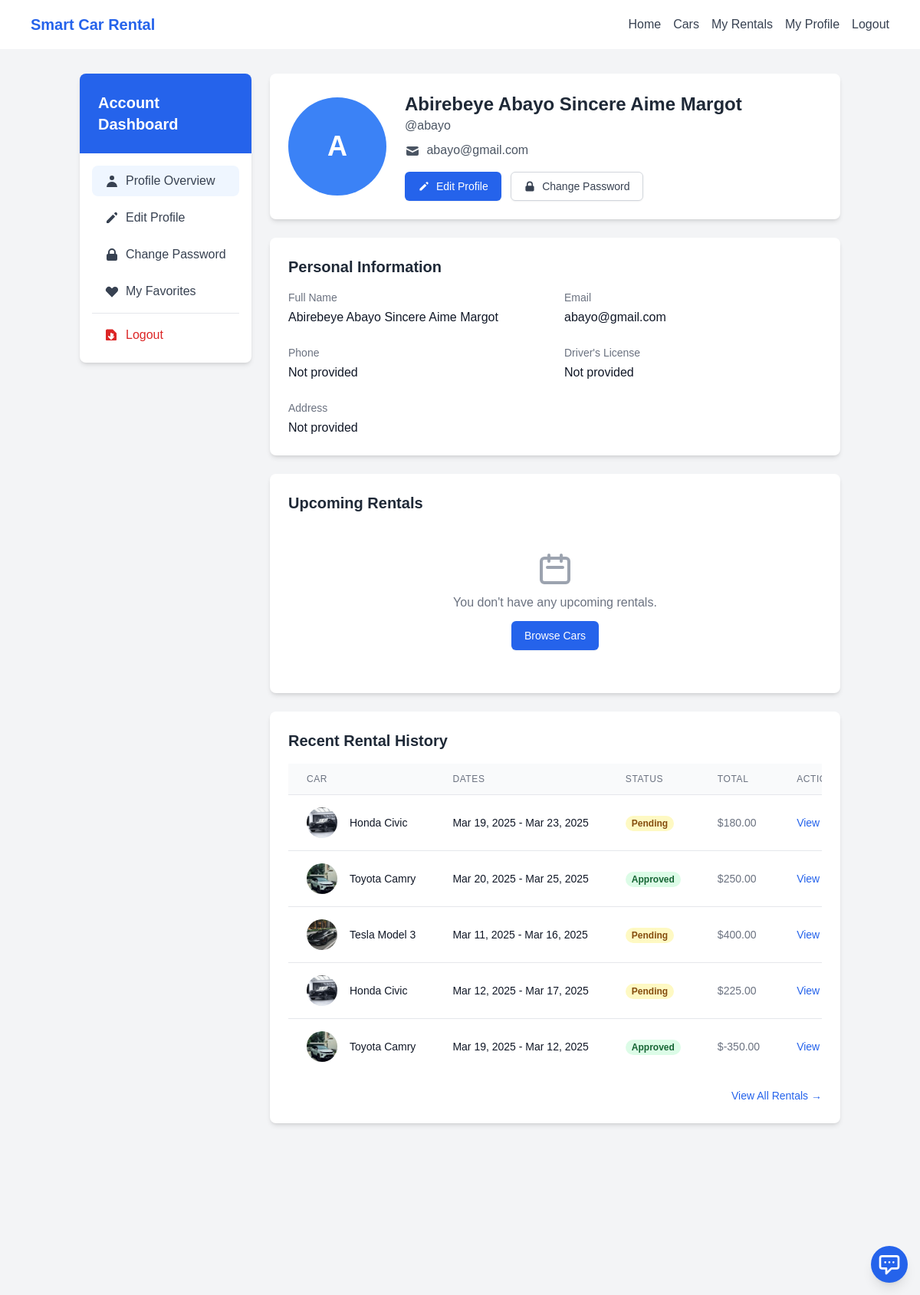
Screenshot of /index.php?page=profile (signed in) with the database file from the repository.
### tables this page shows
CREATE TABLE IF NOT EXISTS users (
    user_id INT PRIMARY KEY AUTO_INCREMENT,
    username VARCHAR(50) UNIQUE NOT NULL,
    password VARCHAR(255) NOT NULL,
    email VARCHAR(100) UNIQUE NOT NULL,
    full_name VARCHAR(100) NOT NULL,
    role ENUM('admin', 'customer') NOT NULL,
    created_at TIMESTAMP DEFAULT CURRENT_TIMESTAMP
);

CREATE TABLE IF NOT EXISTS rentals (
    rental_id INT PRIMARY KEY AUTO_INCREMENT,
    user_id INT NOT NULL,
    car_id INT NOT NULL,
    start_date DATE NOT NULL,
    end_date DATE NOT NULL,
    status ENUM('pending', 'approved', 'active', 'completed', 'cancelled') DEFAULT 'pending',
    total_cost DECIMAL(10,2) NOT NULL,
    created_at TIMESTAMP DEFAULT CURRENT_TIMESTAMP,
    FOREIGN KEY (user_id) REFERENCES users(user_id),
    FOREIGN KEY (car_id) REFERENCES cars(car_id)
);

CREATE TABLE IF NOT EXISTS cars (
    car_id INT PRIMARY KEY AUTO_INCREMENT,
    make VARCHAR(50) NOT NULL,
    model VARCHAR(50) NOT NULL,
    year INT NOT NULL,
    registration_number VARCHAR(20) UNIQUE NOT NULL,
    daily_rate DECIMAL(10,2) NOT NULL,
    status ENUM('available', 'rented', 'maintenance') DEFAULT 'available',
    image_url VARCHAR(255),
    features TEXT,
    created_at TIMESTAMP DEFAULT CURRENT_TIMESTAMP
);

### index.php (called while the page is built, shortened)
<?php
require_once 'includes/functions.php';
$router = new Router();
$router->route();

### models/User.php (called while the page is built, shortened)
<?php
class User {
    private $db;
    public function __construct($db) {
        $this->db = $db;
    }
    public function getUserById($userId) {
        $sql = "SELECT * FROM users WHERE user_id = ?";
        $stmt = $this->db->prepare($sql);
        $stmt->bind_param("i", $userId);
        $stmt->execute();
        return $stmt->get_result()->fetch_assoc();
    }
}

### includes/functions.php (called while the page is built, shortened)
<?php
function isAdmin() {
    return isset($_SESSION['role']) && $_SESSION['role'] === 'admin';
}

### views/profile/view.php (the view, shortened to what this page needs)
<?php require 'views/layouts/header.php'; ?>
<div class="bg-gray-100 min-h-screen">
    <div class="container mx-auto px-4 py-8">
        <div class="flex flex-col md:flex-row">
            <div class="w-full md:w-1/4 mb-6 md:mb-0 md:pr-6">
                <?php require 'views/profile/sidebar.php'; ?>
            </div>
            <div class="w-full md:w-3/4">
                <div class="bg-white rounded-lg shadow-md p-6 mb-6">
                    <div class="flex flex-col md:flex-row items-center">
                        <div class="md:mr-6 mb-4 md:mb-0">
                            <?php if (!empty($userData['profile_image'])): ?>
                                <img src="<?= $userData['profile_image'] ?>" alt="Profile" class="w-32 h-32 rounded-full object-cover border-4 border-blue-500">
                            <?php else: ?>
                                <div class="w-32 h-32 rounded-full bg-blue-500 flex items-center justify-center text-white text-4xl font-bold">
                                    <?= strtoupper(substr($userData['full_name'], 0, 1)) ?>
                                </div>
                            <?php endif; ?>
                        </div>
                        <div class="flex-1 text-center md:text-left">
                            <h1 class="text-2xl font-bold text-gray-800"><?= htmlspecialchars($userData['full_name']) ?></h1>
                            <p class="text-gray-600">@<?= htmlspecialchars($userData['username']) ?></p>
                            <p class="text-gray-600 mt-2">
                                <svg xmlns="http://www.w3.org/2000/svg" class="h-5 w-5 inline-block mr-1" viewBox="0 0 20 20" fill="currentColor">
                                    <path d="M2.003 5.884L10 9.882l7.997-3.998A2 2 0 0016 4H4a2 2 0 00-1.997 1.884z" />
                                    <path d="M18 8.118l-8 4-8-4V14a2 2 0 002 2h12a2 2 0 002-2V8.118z" />
                                </svg>
                                <?= htmlspecialchars($userData['email']) ?>
                            </p>
                            <div class="mt-4">
                                <a href="index.php?page=profile&action=edit" class="inline-flex items-center px-4 py-2 border border-transparent rounded-md shadow-sm text-sm font-medium text-white bg-blue-600 hover:bg-blue-700 focus:outline-none focus:ring-2 focus:ring-offset-2 focus:ring-blue-500">
                                    <svg xmlns="http://www.w3.org/2000/svg" class="h-4 w-4 mr-2" viewBox="0 0 20 20" fill="currentColor">
                                    <path d="M13.586 3.586a2 2 0 112.828 2.828l-.793.793-2.828-2.828.793-.793zM11.379 5.793L3 14.172V17h2.828l8.38-8.379-2.83-2.828z" />
                                    </svg>
                                    Edit Profile
                                </a>
                                <a href="index.php?page=profile&action=password" class="inline-flex items-center px-4 py-2 border border-gray-300 rounded-md shadow-sm text-sm font-medium text-gray-700 bg-white hover:bg-gray-50 focus:outline-none focus:ring-2 focus:ring-offset-2 focus:ring-blue-500 ml-2">
                                    <svg xmlns="http://www.w3.org/2000/svg" class="h-4 w-4 mr-2" viewBox="0 0 20 20" fill="currentColor">
                                        <path fill-rule="evenodd" d="M5 9V7a5 5 0 0110 0v2a2 2 0 012 2v5a2 2 0 01-2 2H5a2 2 0 01-2-2v-5a2 2 0 012-2zm8-2v2H7V7a3 3 0 016 0z" clip-rule="evenodd" />
                                    </svg>
                                    Change Password
                                </a>
                            </div>
                        </div>
                    </div>
                </div>
                <div class="bg-white rounded-lg shadow-md p-6 mb-6">
                    <h2 class="text-xl font-semibold text-gray-800 mb-4">Personal Information</h2>
                    <div class="grid grid-cols-1 md:grid-cols-2 gap-6">
                        <div>
                            <h3 class="text-sm font-medium text-gray-500">Full Name</h3>
                            <p class="mt-1 text-gray-900"><?= htmlspecialchars($userData['full_name']) ?></p>
                        </div>
                        <div>
                            <h3 class="text-sm font-medium text-gray-500">Email</h3>
                            <p class="mt-1 text-gray-900"><?= htmlspecialchars($userData['email']) ?></p>
                        </div>
                        <div>
                            <h3 class="text-sm font-medium text-gray-500">Phone</h3>
                            <p class="mt-1 text-gray-900"><?= !empty($userData['phone']) ? htmlspecialchars($userData['phone']) : 'Not provided' ?></p>
                        </div>
                        <div>
                            <h3 class="text-sm font-medium text-gray-500">Driver's License</h3>
                            <p class="mt-1 text-gray-900"><?= !empty($userData['driver_license']) ? htmlspecialchars($userData['driver_license']) : 'Not provided' ?></p>
                        </div>
                        <div class="md:col-span-2">
                            <h3 class="text-sm font-medium text-gray-500">Address</h3>
                            <p class="mt-1 text-gray-900"><?= !empty($userData['address']) ? htmlspecialchars($userData['address']) : 'Not provided' ?></p>
                        </div>
                    </div>
                </div>
                <?php if(!isAdmin()): ?>
                <div class="bg-white rounded-lg shadow-md p-6 mb-6">
                    <h2 class="text-xl font-semibold text-gray-800 mb-4">Upcoming Rentals</h2>
                    <?php if (empty($upcomingRentals)): ?>
                        <div class="text-center py-8">
                            <svg xmlns="http://www.w3.org/2000/svg" class="h-12 w-12 mx-auto text-gray-400" fill="none" viewBox="0 0 24 24" stroke="currentColor">
                                <path stroke-linecap="round" stroke-linejoin="round" stroke-width="2" d="M8 7V3m8 4V3m-9 8h10M5 21h14a2 2 0 002-2V7a2 2 0 00-2-2H5a2 2 0 00-2 2v12a2 2 0 002 2z" />
                            </svg>
                            <p class="mt-2 text-gray-500">You don't have any upcoming rentals.</p>
                            <a href="index.php?page=cars" class="mt-3 inline-flex items-center px-4 py-2 border border-transparent rounded-md shadow-sm text-sm font-medium text-white bg-blue-600 hover:bg-blue-700">
                                Browse Cars
                            </a>
                        </div>
                    <?php endif; ?>
                </div>
                <div class="bg-white rounded-lg shadow-md p-6">
                    <h2 class="text-xl font-semibold text-gray-800 mb-4">Recent Rental History</h2>
                    <?php if (empty($recentRentals)): ?>
                        <div class="text-center py-8">
                            <svg xmlns="http://www.w3.org/2000/svg" class="h-12 w-12 mx-auto text-gray-400" fill="none" viewBox="0 0 24 24" stroke="currentColor">
                                <path stroke-linecap="round" stroke-linejoin="round" stroke-width="2" d="M12 8v4l3 3m6-3a9 9 0 11-18 0 9 9 0 0118 0z" />
                            </svg>
                            <p class="mt-2 text-gray-500">You haven't rented any cars yet.</p>
                            <a href="index.php?page=cars" class="mt-3 inline-flex items-center px-4 py-2 border border-transparent rounded-md shadow-sm text-sm font-medium text-white bg-blue-600 hover:bg-blue-700">
                                Browse Cars
                            </a>
                        </div>
                    <?php else: ?>
                        <div class="overflow-x-auto">
                            <table class="min-w-full divide-y divide-gray-200">
                                <thead class="bg-gray-50">
                                    <tr>
                                        <th scope="col" class="px-6 py-3 text-left text-xs font-medium text-gray-500 uppercase tracking-wider">Car</th>
                                        <th scope="col" class="px-6 py-3 text-left text-xs font-medium text-gray-500 uppercase tracking-wider">Dates</th>
                                        <th scope="col" class="px-6 py-3 text-left text-xs font-medium text-gray-500 uppercase tracking-wider">Status</th>
                                        <th scope="col" class="px-6 py-3 text-left text-xs font-medium text-gray-500 uppercase tracking-wider">Total</th>
                                        <th scope="col" class="px-6 py-3 text-left text-xs font-medium text-gray-500 uppercase tracking-wider">Actions</th>
                                    </tr>
                                </thead>
                                <tbody class="bg-white divide-y divide-gray-200">
                                    <?php foreach ($recentRentals as $rental): ?>
                                        <tr>
                                            <td class="px-6 py-4 whitespace-nowrap">
                                                <div class="flex items-center">
                                                    <div class="flex-shrink-0 h-10 w-10">
                                                        <img class="h-10 w-10 rounded-full object-cover" src="<?= !empty($rental['image_url']) ? $rental['image_url'] : 'assets/images/default-car.jpg' ?>" alt="<?= $rental['make'] . ' ' . $rental['model'] ?>">
                                                    </div>
                                                    <div class="ml-4">
                                                        <div class="text-sm font-medium text-gray-900">
                                                            <?= htmlspecialchars($rental['make'] . ' ' . $rental['model']) ?>
                                                        </div>
                                                    </div>
                                                </div>
                                            </td>
                                            <td class="px-6 py-4 whitespace-nowrap">
                                                <div class="text-sm text-gray-900">
                                                    <?= date('M d, Y', strtotime($rental['start_date'])) ?> - <?= date('M d, Y', strtotime($rental['end_date'])) ?>
                                                </div>
                                            </td>
                                            <td class="px-6 py-4 whitespace-nowrap">
                                                <?php
                                                $statusClass = '';
                                                switch ($rental['status']) {
                                                    case 'pending':
                                                        $statusClass = 'bg-yellow-100 text-yellow-800';
                                                        break;
                                                    case 'approved':
                                                        $statusClass = 'bg-green-100 text-green-800';
                                                        break;
                                                    }
                                                    ?>
                                                    <span class="px-2 inline-flex text-xs leading-5 font-semibold rounded-full <?= $statusClass ?>">
                                                        <?= ucfirst($rental['status']) ?>
                                                    </span>
                                                </td>
                                                <td class="px-6 py-4 whitespace-nowrap text-sm text-gray-500">
                                                    $<?= number_format($rental['total_cost'], 2) ?>
                                                </td>
                                                <td class="px-6 py-4 whitespace-nowrap text-sm font-medium">
                                                    <a href="index.php?page=rentals&action=view&id=<?= $rental['rental_id'] ?>" class="text-blue-600 hover:text-blue-900">View</a>
                                                </td>
                                            </tr>
                                        <?php endforeach; ?>
                                    </tbody>
                                </table>
                            </div>
                            <div class="mt-4 text-right">
                                <a href="index.php?page=rentals" class="text-blue-600 hover:text-blue-900 text-sm font-medium">
                                    View All Rentals →
                                </a>
                            </div>
                        <?php endif; ?>
                    </div>
              <?php endif; ?>
                </div>
            </div>
        </div>
    </div>

### assets/css/style.css (style rules this page uses)
:root { --primary-color: #3498db; --secondary-color: #2ecc71; --dark-color: #2c3e50; --light-color: #ecf0f1; }
body { font-family: 'Arial', sans-serif; line-height: 1.6; margin: 0; padding: 0; }

### rows the page displays
users: full_name "A", full_name "Abirebeye Abayo Sincere Aime Margot", username "abayo", email "abayo@gmail.com"
rentals: car.image_url (picture), car.model "Honda Civic", start_date "Mar 19, 2025", end_date "Mar 23, 2025", status "Pending", total_cost "180.00"
rentals: car.image_url (picture), car.model "Toyota Camry", start_date "Mar 20, 2025", end_date "Mar 25, 2025", status "Approved", total_cost "250.00"
rentals: car.make (picture), car.model "Tesla Model 3", start_date "Mar 11, 2025", end_date "Mar 16, 2025", status "Pending", total_cost "400.00"
rentals: car.image_url (picture), car.model "Honda Civic", start_date "Mar 12, 2025", end_date "Mar 17, 2025", status "Pending", total_cost "225.00"
rentals: car.image_url (picture), car.model "Toyota Camry", start_date "Mar 19, 2025", end_date "Mar 12, 2025", status "Approved", total_cost "-350.00"
